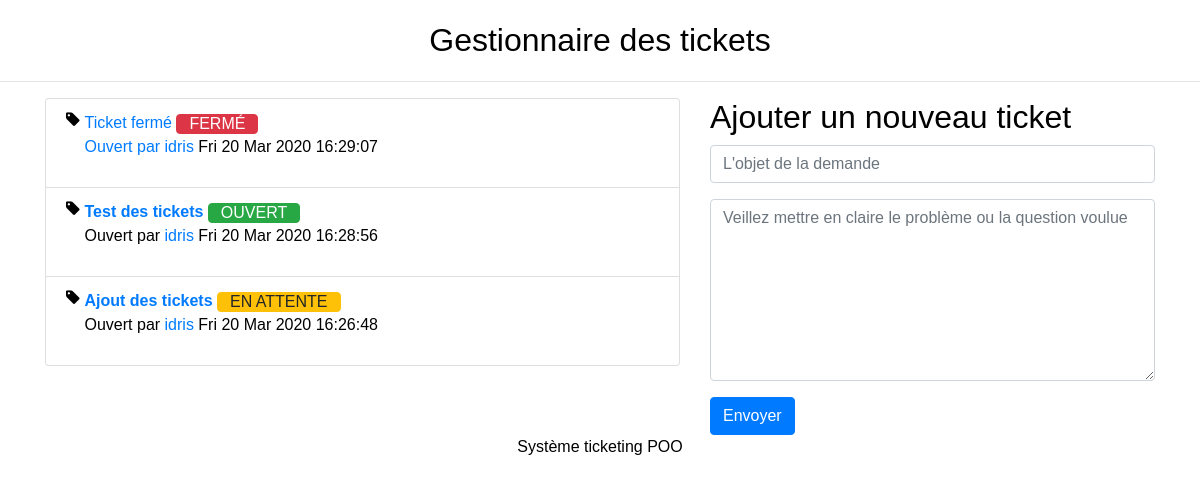
The page / on the database its author committed.
### tables this page shows
CREATE TABLE IF NOT EXISTS `t_ticket` (
  `TIC_ID` int(11) NOT NULL AUTO_INCREMENT,
  `TIC_DATE` datetime NOT NULL,
  `TIC_TITRE` varchar(255) NOT NULL,
  `TIC_CONTENU` varchar(255) NOT NULL,
  `TIC_ETAT` int(11) NOT NULL DEFAULT '1',
  PRIMARY KEY (`TIC_ID`),
  KEY `TIC_ETAT` (`TIC_ETAT`)
);

CREATE TABLE IF NOT EXISTS `etats` (
  `id` int(11) NOT NULL,
  `nom_etat` varchar(255) NOT NULL,
  KEY `id` (`id`)
);

### Controleur/ControleurAccueil.php (called while the page is built)
<?php
require_once 'Modele/Billet.php';
require_once 'Vue/Vue.php';
class ControleurAccueil {
  private $billet;
  public function __construct() {
    $this->billet = new Billet();
  }
  public function accueil() {
    $billets = $this->billet->getBillets();
    $vue = new Vue("Accueil");
    $vue->generer(array('billets' => $billets));
  }
}

### index.php (called while the page is built)
<?php
require 'Controleur/Routeur.php';
$routeur = new Routeur();
$routeur->routerRequete();

### Modele/Billet.php (called while the page is built, shortened)
<?php
require_once('Modele/Modele.php');
class Billet extends Modele {
	public function getBillets() {
    $sql = 'SELECT t.TIC_ID AS id_billet, t.TIC_DATE, t.TIC_TITRE, t.TIC_CONTENU, t.TIC_ETAT, e.id, e.nom_etat FROM t_ticket t INNER JOIN etats e ON e.id = t.TIC_ETAT ORDER BY TIC_ID desc';
    $billets = $this->executerRequete($sql);
    return $billets;
  }
}

### Modele/Modele.php (called while the page is built)
<?php
abstract class Modele {
    private $bdd;
    protected function executerRequete($sql, $params = null) {
        if ($params == null) {
            $resultat = $this->getBdd()->query($sql);
        }
        else {
            $resultat = $this->getBdd()->prepare($sql);
            $resultat->execute($params);
        }
        return $resultat;
    }
    private function getBdd() {
        if ($this->bdd == null) {
            $this->bdd = new PDO('mysql:host=localhost;dbname=tp2;charset=utf8',
                    'root', '',
                    array(PDO::ATTR_ERRMODE => PDO::ERRMODE_EXCEPTION));
        }
        return $this->bdd;
    }
}

### Vue/vueAccueil.php (the view, shortened to what this page needs)
<div class="container">
    <div class="row">
        <div class="col-md-7">
            <ul class="list-group fa-padding">
                <?php foreach ($billets as $billet) : ?>
                <li class="list-group-item">
                    <div class="media">
                        <i class="fa fa-tag pull-left"></i>
                        <div class="media-body">
                            <?php if ($billet['TIC_ETAT'] == 1 || $billet['TIC_ETAT'] == 2) { ?>
                            <strong><a
                                    href="index.php?action=billet&id=<?= $billet['id_billet'] ?>"><?= $billet['TIC_TITRE'] ?></a></strong>
                            <?php if ($billet['TIC_ETAT'] == 1) { ?>
                            <span class="btn btn-success"><?= $billet['nom_etat'] ?></span>
                            <?php } elseif ($billet['TIC_ETAT'] == 2) { ?>
                            <span class="btn btn-warning"><?= $billet['nom_etat'] ?></span>
                            <?php } ?>
                            <?php } else { ?>
                            <a href="index.php?action=billet&id=<?= $billet['id_billet'] ?>"><?= $billet['TIC_TITRE'] ?>
                                <span class="btn btn-danger"><?= $billet['nom_etat'] ?></span>
                                <?php } ?>
                                <p class="info">Ouvert par <a href="#">idris
                                    </a><time><?= strftime("%a %d %b  %Y %H:%M:%S", strtotime($billet['TIC_DATE'])); ?></time>
                                </p>
                        </div>
                    </div>
                </li>
                <?php endforeach; ?>
            </ul>
        </div>
        <div class="col-md-5">
            <h2>Ajouter un nouveau ticket</h2>
            <form method="post" action="index.php?action=ajouter">
                <div class="form-group">
                    <input class="form-control" id="titre" name="titre" type="text" placeholder="L'objet de la demande"
                        required />
                </div>
                <div class="form-group">
                    <textarea id="txtCommentaire" rows="7" name="demande" class="form-control"
                        placeholder="Veillez mettre en claire le problème ou la question voulue" required></textarea>
                </div>
                <input type="submit" value="Envoyer" name="valider_ticket" class="btn btn-primary" />
            </form>
        </div>
    </div>
</div>

### Vue/gabarit.php (shortened to what this page needs)
<!DOCTYPE html>
<html lang="fr">
<head>
    <link href="https://stackpath.bootstrapcdn.com/bootstrap/4.5.0/css/bootstrap.min.css" rel="stylesheet">
    <link href="https://stackpath.bootstrapcdn.com/font-awesome/4.7.0/css/font-awesome.min.css" rel="stylesheet">
    <link href="Contenu/normalize.css" rel="stylesheet">
    <link href="Contenu/style.css" rel="stylesheet">
</head>
<body>
    <header>
        <a href="index.php">
            <center>
                <h1 id="titreBlog" class="center">Gestionnaire des tickets</h1>
            </center>
        </a>
        <hr>
    </header>
    <div id="contenu">
        <?= $contenu ?>
    </div>
    <footer id="piedBlog">
        <center>
            Système ticketing POO
        </center>
    </footer>
</body>
</html>

### Controleur/Routeur.php (shortened to what this page needs)
<?php
require_once 'Controleur/ControleurAccueil.php';
require_once 'Vue/Vue.php';
class Routeur {
    private $ctrlAccueil;
    private $ctrlBillet;
    public function __construct() {
        $this->ctrlAccueil = new ControleurAccueil();
        $this->ctrlBillet = new ControleurBillet();
    }
    public function routerRequete() {
        try {
            if (isset($_GET['action'])) {
                if ($_GET['action'] == 'billet') {
                    $idBillet = intval($this->getParametre($_GET, 'id'));
                    if ($idBillet != 0) {
                        $this->ctrlBillet->billet($idBillet);
                    }
                    else
                        throw new Exception("Identifiant de billet non valide");
                } else if ($_GET['action'] == 'ajouter'){
                    $titre = $this->getParametre($_POST, 'titre');
                    $demande = $this->getParametre($_POST, 'demande');
                    $this->ctrlBillet->ajouterTicket($titre, $demande);
                }
                else if ($_GET['action'] == 'commenter') {
                    $auteur = $this->getParametre($_POST, 'auteur');
                    $contenu = $this->getParametre($_POST, 'contenu');
                    $idBillet = $this->getParametre($_POST, 'id');
                    $this->ctrlBillet->commenter($auteur, $contenu, $idBillet);
                }
                else if ($_GET['action'] == 'modifieretat'){
                    $etat = $this->getParametre($_POST, 'etats');
                    $idBillet = $this->getParametre($_POST, 'id');
                    $this->ctrlBillet->modifieretat($etat, $idBillet);
                }
                else
                    throw new Exception("Action non valide");
            }
            else {
                $this->ctrlAccueil->accueil();
            }
        }
        catch (Exception $e) {
            $this->erreur($e->getMessage());
        }
    }
}

### Vue/Vue.php (shortened to what this page needs)
<?php
class Vue {
    private $fichier;
    private $titre;
    public function __construct($action) {
        $this->fichier = "Vue/vue" . $action . ".php";
    }
    public function generer($donnees) {
        $contenu = $this->genererFichier($this->fichier, $donnees);
        $vue = $this->genererFichier('Vue/gabarit.php',
                array('titre' => $this->titre, 'contenu' => $contenu));
        echo $vue;
    }
    private function genererFichier($fichier, $donnees) {
        if (file_exists($fichier)) {
            extract($donnees);
            require $fichier;
            return ob_get_clean();
}
else {
throw new Exception("Fichier '$fichier' introuvable");
}
}
}

### Contenu/style.css (style rules this page uses)
body { color: #000; background-color: #fff; font-family: 'Futura-Medium', 'Futura', 'Trebuchet MS', sans-serif; }
p { color: #000; }
h1 { color: #000; }
.btn-success, .btn-warning, .btn-danger { width: auto; height: 20px; line-height: 5px; text-transform: uppercase; }

### rows shown on the page
t_ticket: TIC_TITRE "Ticket fermé", TIC_ETAT.nom_etat "FERMÉ", TIC_DATE "Fri 20 Mar 2020 16:29:07"
t_ticket: TIC_TITRE "Test des tickets", TIC_ETAT.nom_etat "OUVERT", TIC_DATE "Fri 20 Mar 2020 16:28:56"
t_ticket: TIC_TITRE "Ajout des tickets", TIC_ETAT.nom_etat "EN ATTENTE", TIC_DATE "Fri 20 Mar 2020 16:26:48"
